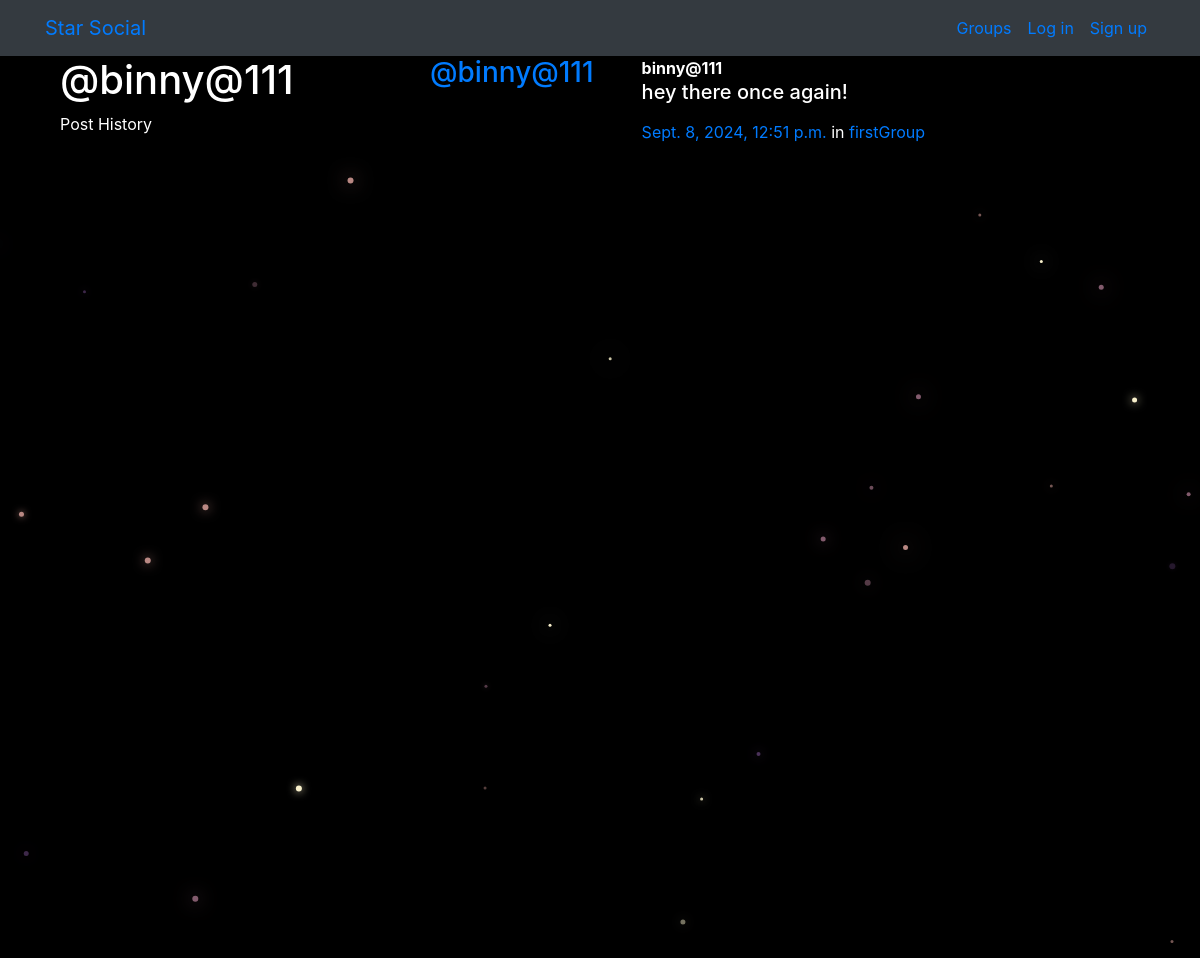
/posts/by/binny@111/, run on the app's committed database.
### posts/models.py (models this page shows, shortened)
class Post(models.Model):
    user = models.ForeignKey(User, related_name="posts",on_delete=models.CASCADE)
    created_at = models.DateTimeField(auto_now=True)
    message = models.TextField()
    message_html = models.TextField(editable=False)
    group = models.ForeignKey(Group, related_name="posts",null=True, blank=True,on_delete=models.CASCADE)
    class Meta:
        ordering = ["-created_at"]
        unique_together = ["user", "message"]

### groups/models.py (models this page shows, shortened)
class Group(models.Model):
    name = models.CharField(max_length=255, unique=True)
    slug = models.SlugField(allow_unicode=True, unique=True)
    description = models.TextField(blank=True, default='')
    description_html = models.TextField(editable=False, default='', blank=True)
    members = models.ManyToManyField(User,through="GroupMember")
    class Meta:
        ordering = ["name"]

### posts/views.py (the view)
# urls.py: path("by/<username>/",views.UserPosts.as_view(),name="for_user"),
class UserPosts(generic.ListView):
    model = models.Post
    template_name = "posts/user_post_list.html"
    def get_queryset(self):
        try:
            self.post_user = User.objects.prefetch_related("posts").get(
                username__iexact=self.kwargs.get("username")
            )
        except User.DoesNotExist:
            raise Http404
        else:
            return self.post_user.posts.all()
    def get_context_data(self, **kwargs):
        context = super().get_context_data(**kwargs)
        context["post_user"] = self.post_user
        return context

### posts/templates/posts/user_post_list.html
{% extends "posts/post_base.html" %}
{% block prepost %}
<div class="col-md-4">
	<h1>@{{ post_user.username }}</h1>
	<p>Post History</p>
</div>
{% endblock %}
{% block post_content %}
<div class="col-md-8">
	{% for post in post_list %}
		{% include "posts/_post.html" %}
	{% endfor %}
</div>
{% endblock %}

### posts/templates/posts/_post.html (shortened to what this page needs)
<div class="media">
	<h3 class="mr-5"><a href="{% url 'posts:for_user' username=post.user.username %}">@{{ post.user.username }}</a></h3>
	<div class="media-body">
		<strong>{{ post.user.username }}</strong>
		<h5>{{ post.message_html|safe }}</h5>
			<time class="time"><a href="{% url 'posts:single' username=post.user.username pk=post.pk %}">{{ post.created_at }}</a></time>
			{% if post.group %}
			<span class="group-name">in <a href="#">{{ post.group.name }}</a></span>
			{% endif %}
	</div>
</div>

### static/simplesocial/css/master.css (style rules this page uses)
body { margin: 0; overflow: hidden; background-color: black; color:white; }

### data on the page
Post: user.username "binny@111", message_html "hey there once again!", created_at "Sept. 8, 2024, 12:51 p.m.", group.name "firstGroup"

### other printed values
{{ post_user.username }} "binny@111"
